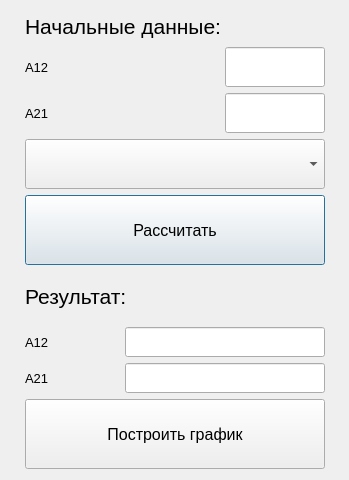
<?xml version="1.0" encoding="UTF-8"?>
<ui version="4.0">
 <class>Dialog</class>
 <widget class="QDialog" name="Dialog">
  <property name="geometry">
   <rect>
    <x>0</x>
    <y>0</y>
    <width>349</width>
    <height>480</height>
   </rect>
  </property>
  <property name="windowTitle">
   <string>Калькулятор расчетов экспериментальных данных</string>
  </property>
  <layout class="QGridLayout" name="gridLayout_3">
   <item row="0" column="1" rowspan="2">
    <layout class="QVBoxLayout" name="verticalLayout">
     <item>
      <layout class="QGridLayout" name="gridLayout">
       <item row="0" column="0" colspan="2">
        <widget class="QLabel" name="label_7">
         <property name="font">
          <font>
           <pointsize>16</pointsize>
          </font>
         </property>
         <property name="text">
          <string>Начальные данные:</string>
         </property>
        </widget>
       </item>
       <item row="2" column="0">
        <widget class="QLabel" name="label_2">
         <property name="font">
          <font>
           <pointsize>10</pointsize>
          </font>
         </property>
         <property name="text">
          <string>A21</string>
         </property>
        </widget>
       </item>
       <item row="1" column="0">
        <widget class="QLabel" name="label">
         <property name="font">
          <font>
           <pointsize>10</pointsize>
          </font>
         </property>
         <property name="text">
          <string>A12</string>
         </property>
        </widget>
       </item>
       <item row="2" column="1">
        <widget class="QLineEdit" name="A21_init_edit">
         <property name="minimumSize">
          <size>
           <width>100</width>
           <height>40</height>
          </size>
         </property>
         <property name="maximumSize">
          <size>
           <width>70</width>
           <height>16777215</height>
          </size>
         </property>
         <property name="font">
          <font>
           <pointsize>10</pointsize>
          </font>
         </property>
        </widget>
       </item>
       <item row="1" column="1">
        <widget class="QLineEdit" name="A12_init_edit">
         <property name="minimumSize">
          <size>
           <width>100</width>
           <height>40</height>
          </size>
         </property>
         <property name="maximumSize">
          <size>
           <width>70</width>
           <height>16777215</height>
          </size>
         </property>
         <property name="font">
          <font>
           <pointsize>10</pointsize>
          </font>
         </property>
        </widget>
       </item>
      </layout>
     </item>
     <item>
      <widget class="QComboBox" name="comboBox">
       <property name="minimumSize">
        <size>
         <width>0</width>
         <height>50</height>
        </size>
       </property>
       <property name="font">
        <font>
         <pointsize>10</pointsize>
        </font>
       </property>
      </widget>
     </item>
     <item>
      <widget class="QPushButton" name="calculate_button">
       <property name="minimumSize">
        <size>
         <width>0</width>
         <height>70</height>
        </size>
       </property>
       <property name="font">
        <font>
         <pointsize>12</pointsize>
        </font>
       </property>
       <property name="text">
        <string>Рассчитать</string>
       </property>
      </widget>
     </item>
     <item>
      <layout class="QGridLayout" name="gridLayout_2">
       <item row="2" column="1">
        <widget class="QLineEdit" name="A21_output_edit">
         <property name="minimumSize">
          <size>
           <width>0</width>
           <height>30</height>
          </size>
         </property>
         <property name="maximumSize">
          <size>
           <width>200</width>
           <height>16777215</height>
          </size>
         </property>
         <property name="font">
          <font>
           <pointsize>10</pointsize>
          </font>
         </property>
        </widget>
       </item>
       <item row="2" column="0">
        <widget class="QLabel" name="label_6">
         <property name="font">
          <font>
           <pointsize>10</pointsize>
          </font>
         </property>
         <property name="text">
          <string>A21</string>
         </property>
        </widget>
       </item>
       <item row="0" column="0" colspan="2">
        <widget class="QLabel" name="label_4">
         <property name="minimumSize">
          <size>
           <width>300</width>
           <height>0</height>
          </size>
         </property>
         <property name="font">
          <font>
           <pointsize>16</pointsize>
          </font>
         </property>
         <property name="text">
          <string>Результат:</string>
         </property>
        </widget>
       </item>
       <item row="1" column="0">
        <widget class="QLabel" name="label_5">
         <property name="font">
          <font>
           <pointsize>10</pointsize>
          </font>
         </property>
         <property name="text">
          <string>A12</string>
         </property>
        </widget>
       </item>
       <item row="1" column="1">
        <widget class="QLineEdit" name="A12_output_edit">
         <property name="minimumSize">
          <size>
           <width>0</width>
           <height>30</height>
          </size>
         </property>
         <property name="maximumSize">
          <size>
           <width>200</width>
           <height>16777215</height>
          </size>
         </property>
         <property name="font">
          <font>
           <pointsize>10</pointsize>
          </font>
         </property>
        </widget>
       </item>
      </layout>
     </item>
     <item>
      <widget class="QPushButton" name="graph_button">
       <property name="minimumSize">
        <size>
         <width>0</width>
         <height>70</height>
        </size>
       </property>
       <property name="font">
        <font>
         <pointsize>12</pointsize>
        </font>
       </property>
       <property name="text">
        <string>Построить график</string>
       </property>
      </widget>
     </item>
    </layout>
   </item>
   <item row="0" column="0">
    <spacer name="horizontalSpacer">
     <property name="orientation">
      <enum>Qt::Horizontal</enum>
     </property>
     <property name="sizeHint" stdset="0">
      <size>
       <width>46</width>
       <height>20</height>
      </size>
     </property>
    </spacer>
   </item>
   <item row="1" column="2">
    <spacer name="horizontalSpacer_2">
     <property name="orientation">
      <enum>Qt::Horizontal</enum>
     </property>
     <property name="sizeHint" stdset="0">
      <size>
       <width>45</width>
       <height>20</height>
      </size>
     </property>
    </spacer>
   </item>
  </layout>
 </widget>
 <resources/>
 <connections/>
</ui>
